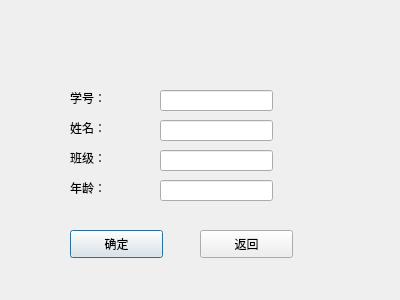
<?xml version="1.0" encoding="UTF-8"?>
<ui version="4.0">
 <class>add_student</class>
 <widget class="QDialog" name="add_student">
  <property name="geometry">
   <rect>
    <x>0</x>
    <y>0</y>
    <width>400</width>
    <height>300</height>
   </rect>
  </property>
  <property name="windowTitle">
   <string>Dialog</string>
  </property>
  <widget class="QLabel" name="label">
   <property name="geometry">
    <rect>
     <x>70</x>
     <y>90</y>
     <width>72</width>
     <height>15</height>
    </rect>
   </property>
   <property name="text">
    <string>学号：</string>
   </property>
  </widget>
  <widget class="QLabel" name="label_2">
   <property name="geometry">
    <rect>
     <x>70</x>
     <y>120</y>
     <width>72</width>
     <height>15</height>
    </rect>
   </property>
   <property name="text">
    <string>姓名：</string>
   </property>
  </widget>
  <widget class="QLabel" name="label_3">
   <property name="geometry">
    <rect>
     <x>70</x>
     <y>150</y>
     <width>72</width>
     <height>15</height>
    </rect>
   </property>
   <property name="text">
    <string>班级：</string>
   </property>
  </widget>
  <widget class="QLineEdit" name="lineEdit">
   <property name="geometry">
    <rect>
     <x>160</x>
     <y>90</y>
     <width>113</width>
     <height>21</height>
    </rect>
   </property>
  </widget>
  <widget class="QLineEdit" name="lineEdit_2">
   <property name="geometry">
    <rect>
     <x>160</x>
     <y>120</y>
     <width>113</width>
     <height>21</height>
    </rect>
   </property>
  </widget>
  <widget class="QLineEdit" name="lineEdit_3">
   <property name="geometry">
    <rect>
     <x>160</x>
     <y>150</y>
     <width>113</width>
     <height>21</height>
    </rect>
   </property>
  </widget>
  <widget class="QLabel" name="label_4">
   <property name="geometry">
    <rect>
     <x>70</x>
     <y>180</y>
     <width>72</width>
     <height>15</height>
    </rect>
   </property>
   <property name="text">
    <string>年龄：</string>
   </property>
  </widget>
  <widget class="QLineEdit" name="lineEdit_4">
   <property name="geometry">
    <rect>
     <x>160</x>
     <y>180</y>
     <width>113</width>
     <height>21</height>
    </rect>
   </property>
  </widget>
  <widget class="QPushButton" name="pushButton">
   <property name="geometry">
    <rect>
     <x>70</x>
     <y>230</y>
     <width>93</width>
     <height>28</height>
    </rect>
   </property>
   <property name="text">
    <string>确定</string>
   </property>
  </widget>
  <widget class="QPushButton" name="pushButton_2">
   <property name="geometry">
    <rect>
     <x>200</x>
     <y>230</y>
     <width>93</width>
     <height>28</height>
    </rect>
   </property>
   <property name="text">
    <string>返回</string>
   </property>
  </widget>
 </widget>
 <resources/>
 <connections/>
</ui>
